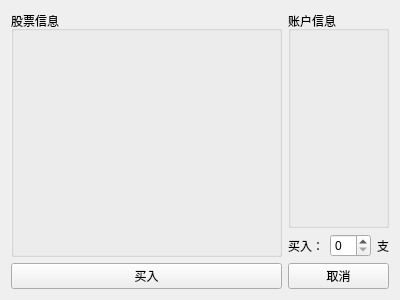
<?xml version="1.0" encoding="UTF-8"?>
<ui version="4.0">
 <class>BuyStock</class>
 <widget class="QWidget" name="BuyStock">
  <property name="geometry">
   <rect>
    <x>0</x>
    <y>0</y>
    <width>400</width>
    <height>300</height>
   </rect>
  </property>
  <property name="sizePolicy">
   <sizepolicy hsizetype="Fixed" vsizetype="Fixed">
    <horstretch>0</horstretch>
    <verstretch>0</verstretch>
   </sizepolicy>
  </property>
  <property name="windowTitle">
   <string>Form</string>
  </property>
  <layout class="QGridLayout" name="gridLayout">
   <item row="0" column="0" rowspan="2">
    <widget class="QGroupBox" name="groupBox_stock_info">
     <property name="sizePolicy">
      <sizepolicy hsizetype="Preferred" vsizetype="Preferred">
       <horstretch>0</horstretch>
       <verstretch>0</verstretch>
      </sizepolicy>
     </property>
     <property name="title">
      <string>股票信息</string>
     </property>
    </widget>
   </item>
   <item row="1" column="1">
    <widget class="QLabel" name="label_prefix">
     <property name="sizePolicy">
      <sizepolicy hsizetype="Minimum" vsizetype="Preferred">
       <horstretch>0</horstretch>
       <verstretch>0</verstretch>
      </sizepolicy>
     </property>
     <property name="text">
      <string>买入：</string>
     </property>
    </widget>
   </item>
   <item row="1" column="2">
    <widget class="QSpinBox" name="spinBox_buy_amount">
     <property name="sizePolicy">
      <sizepolicy hsizetype="Preferred" vsizetype="Fixed">
       <horstretch>0</horstretch>
       <verstretch>0</verstretch>
      </sizepolicy>
     </property>
    </widget>
   </item>
   <item row="1" column="3">
    <widget class="QLabel" name="label_fix">
     <property name="sizePolicy">
      <sizepolicy hsizetype="Minimum" vsizetype="Preferred">
       <horstretch>0</horstretch>
       <verstretch>0</verstretch>
      </sizepolicy>
     </property>
     <property name="text">
      <string>支</string>
     </property>
     <property name="alignment">
      <set>Qt::AlignRight|Qt::AlignTrailing|Qt::AlignVCenter</set>
     </property>
    </widget>
   </item>
   <item row="2" column="0">
    <widget class="QPushButton" name="pushButton_buy">
     <property name="sizePolicy">
      <sizepolicy hsizetype="Expanding" vsizetype="Fixed">
       <horstretch>0</horstretch>
       <verstretch>0</verstretch>
      </sizepolicy>
     </property>
     <property name="text">
      <string>买入</string>
     </property>
    </widget>
   </item>
   <item row="2" column="1" colspan="3">
    <widget class="QPushButton" name="pushButton_cancel">
     <property name="sizePolicy">
      <sizepolicy hsizetype="Preferred" vsizetype="Fixed">
       <horstretch>0</horstretch>
       <verstretch>0</verstretch>
      </sizepolicy>
     </property>
     <property name="text">
      <string>取消</string>
     </property>
    </widget>
   </item>
   <item row="0" column="1" colspan="3">
    <widget class="QGroupBox" name="groupBox_user_info">
     <property name="sizePolicy">
      <sizepolicy hsizetype="Preferred" vsizetype="Preferred">
       <horstretch>0</horstretch>
       <verstretch>0</verstretch>
      </sizepolicy>
     </property>
     <property name="title">
      <string>账户信息</string>
     </property>
    </widget>
   </item>
  </layout>
 </widget>
 <resources/>
 <connections/>
</ui>
